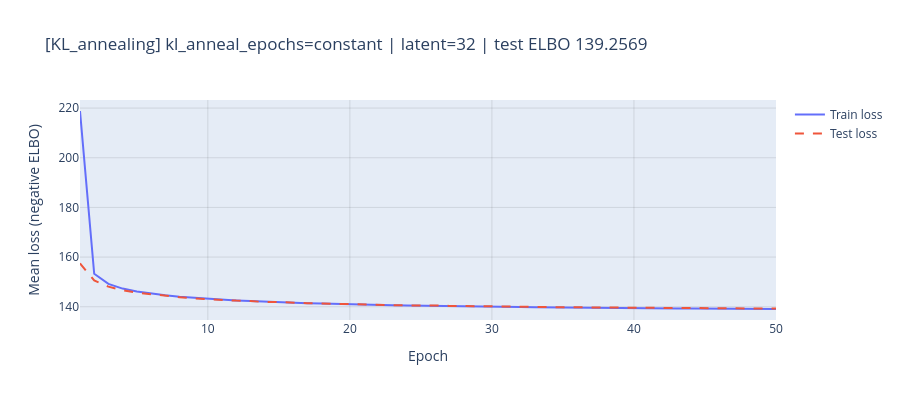
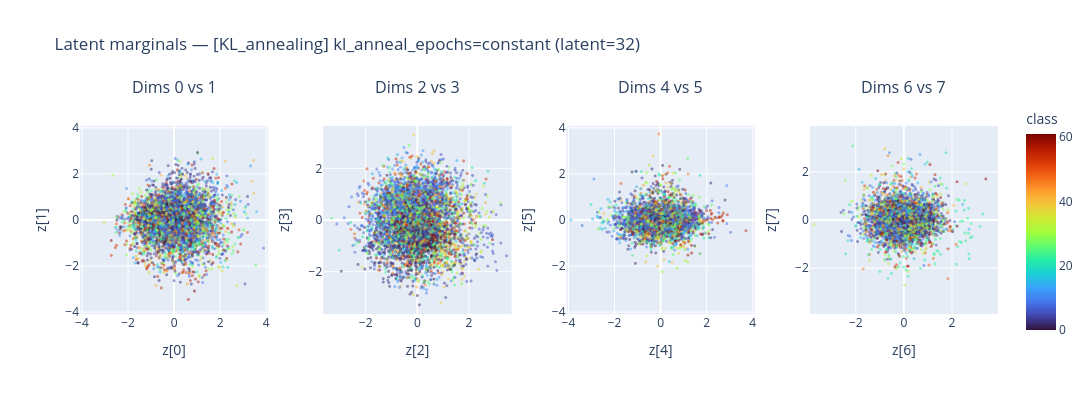
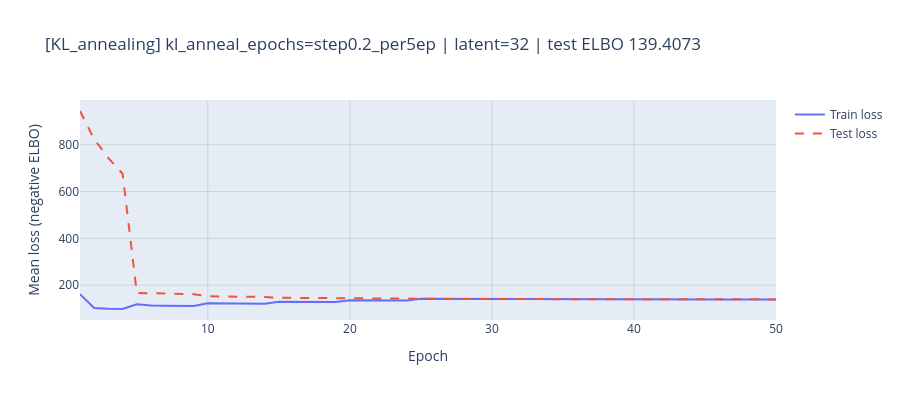

Notebook code cell kept with these figures, in order:
### Markdown cell above
Compares a **constant** $\beta = 1$ schedule against a **step** schedule that starts at $\beta = 0$ and increases $\beta$ by **0.2 every 5 epochs**, capped at 1.0 (`anneal_epochs=5`, with `KL_BETA_STEP = 0.2`):\n\n| epoch | 1–4 | 5–9 | 10–14 | 15–19 | 20–24 | $\geq 25$ |\n| :-- | :--: | :--: | :--: | :--: | :--: | :--: |\n| $\beta$ | 0.0 | 0.2 | 0.4 | 0.6 | 0.8 | 1.0 |\n\nThe schedule is `kl_beta(epoch, anneal_epochs)`, applied inside `train_one_epoch` through the `beta` argument of `VAE.forward`. Starting at $\beta = 0$ lets the model behave as a plain autoencoder first (learning image features) before the KL term gradually pulls the posterior toward $\mathcal{N}(0, I)$ — guarding against **posterior collapse**.\n\nCandidates are ranked by the **true** negative ELBO ($\beta = 1$), evaluated on the test set, so the comparison is fair.

### Code cell
# Stage 2 — KL annealing: constant β=1  vs  step +0.2 every 5 epochs (0→1)
run_search(
    stage='KL_annealing',
    param='kl_anneal_epochs',
    candidates=[('constant', 0), ('step0.2_per5ep', 5)],
)

### Figure 1 — Plotly figure (JSON) as saved in the notebook; plotly's stock layout.template omitted (floating-point values rounded to 4 significant figures)
{"data": [{"mode": "lines", "name": "Train loss", "type": "scatter", "x": [1, 2, 3, 4, 5, 6, 7, 8, 9, 10, 11, 12, 13, 14, 15, 16, 17, 18, 19, 20, 21, 22, 23, 24, 25, 26, 27, 28, 29, 30, 31, 32, 33, 34, 35, 36, 37, 38, 39, 40, 41, 42, 43, 44, 45, 46, 47, 48, 49, 50], "y": [218.8, 153.3, 149.2, 147.3, 146.2, 145.3, 144.6, 144.0, 143.6, 143.2, 142.8, 142.5, 142.3, 142.0, 141.8, 141.6, 141.4, 141.3, 141.1, 141.0, 140.8, 140.7, 140.6, 140.5, 140.4, 140.3, 140.2, 140.1, 140.1, 140.0, 139.9, 139.9, 139.8, 139.8, 139.7, 139.6, 139.6, 139.5, 139.5, 139.5, 139.4, 139.4, 139.3, 139.3, 139.3, 139.2, 139.2, 139.1, 139.1, 139.1]}, {"line": {"dash": "dash"}, "mode": "lines", "name": "Test loss", "type": "scatter", "x": [1, 2, 3, 4, 5, 6, 7, 8, 9, 10, 11, 12, 13, 14, 15, 16, 17, 18, 19, 20, 21, 22, 23, 24, 25, 26, 27, 28, 29, 30, 31, 32, 33, 34, 35, 36, 37, 38, 39, 40, 41, 42, 43, 44, 45, 46, 47, 48, 49, 50], "y": [157.5, 150.6, 148.1, 146.7, 145.7, 145.0, 144.3, 143.9, 143.4, 143.1, 142.6, 142.5, 142.3, 141.9, 141.9, 141.5, 141.4, 141.3, 141.2, 140.9, 140.9, 140.8, 140.7, 140.5, 140.6, 140.5, 140.3, 140.3, 140.1, 140.1, 140.1, 140.0, 140.0, 139.8, 139.8, 139.7, 139.8, 139.8, 139.7, 139.6, 139.6, 139.5, 139.7, 139.4, 139.4, 139.5, 139.4, 139.3, 139.4, 139.3]}], "layout": {"height": 400, "title": {"text": "[KL_annealing] kl_anneal_epochs=constant | latent=32 | test ELBO 139.2569"}, "width": 900, "xaxis": {"gridcolor": "rgba(0,0,0,0.1)", "showgrid": true, "title": {"text": "Epoch"}}, "yaxis": {"gridcolor": "rgba(0,0,0,0.1)", "showgrid": true, "title": {"text": "Mean loss (negative ELBO)"}}}}

### Figure 2 — Plotly figure (JSON) as saved in the notebook; plotly's stock layout.template omitted (floating-point values rounded to 4 significant figures; data arrays with more than 128 entries replaced by an {"elided": "..."} marker saying what was removed)
{"data": [{"marker": {"cmax": 61, "cmin": 0, "color": {"elided": "5000 int values"}, "colorbar": {"title": {"text": "class"}}, "colorscale": [[0, "#30123b"], [0.07143, "#4145ab"], [0.1429, "#4675ed"], [0.2143, "#39a2fc"], [0.2857, "#1bcfd4"], [0.3571, "#24eca6"], [0.4286, "#61fc6c"], [0.5, "#a4fc3b"], [0.5714, "#d1e834"], [0.6429, "#f3c63a"], [0.7143, "#fe9b2d"], [0.7857, "#f36315"], [0.8571, "#d93806"], [0.9286, "#b11901"], [1, "#7a0402"]], "opacity": 0.5, "showscale": false, "size": 3}, "mode": "markers", "showlegend": false, "type": "scattergl", "x": {"elided": "5000 float values"}, "xaxis": "x", "y": {"elided": "5000 float values"}, "yaxis": "y"}, {"marker": {"cmax": 61, "cmin": 0, "color": {"elided": "5000 int values"}, "colorbar": {"title": {"text": "class"}}, "colorscale": [[0, "#30123b"], [0.07143, "#4145ab"], [0.1429, "#4675ed"], [0.2143, "#39a2fc"], [0.2857, "#1bcfd4"], [0.3571, "#24eca6"], [0.4286, "#61fc6c"], [0.5, "#a4fc3b"], [0.5714, "#d1e834"], [0.6429, "#f3c63a"], [0.7143, "#fe9b2d"], [0.7857, "#f36315"], [0.8571, "#d93806"], [0.9286, "#b11901"], [1, "#7a0402"]], "opacity": 0.5, "showscale": false, "size": 3}, "mode": "markers", "showlegend": false, "type": "scattergl", "x": {"elided": "5000 float values"}, "xaxis": "x2", "y": {"elided": "5000 float values"}, "yaxis": "y2"}, {"marker": {"cmax": 61, "cmin": 0, "color": {"elided": "5000 int values"}, "colorbar": {"title": {"text": "class"}}, "colorscale": [[0, "#30123b"], [0.07143, "#4145ab"], [0.1429, "#4675ed"], [0.2143, "#39a2fc"], [0.2857, "#1bcfd4"], [0.3571, "#24eca6"], [0.4286, "#61fc6c"], [0.5, "#a4fc3b"], [0.5714, "#d1e834"], [0.6429, "#f3c63a"], [0.7143, "#fe9b2d"], [0.7857, "#f36315"], [0.8571, "#d93806"], [0.9286, "#b11901"], [1, "#7a0402"]], "opacity": 0.5, "showscale": false, "size": 3}, "mode": "markers", "showlegend": false, "type": "scattergl", "x": {"elided": "5000 float values"}, "xaxis": "x3", "y": {"elided": "5000 float values"}, "yaxis": "y3"}, {"marker": {"cmax": 61, "cmin": 0, "color": {"elided": "5000 int values"}, "colorbar": {"title": {"text": "class"}}, "colorscale": [[0, "#30123b"], [0.07143, "#4145ab"], [0.1429, "#4675ed"], [0.2143, "#39a2fc"], [0.2857, "#1bcfd4"], [0.3571, "#24eca6"], [0.4286, "#61fc6c"], [0.5, "#a4fc3b"], [0.5714, "#d1e834"], [0.6429, "#f3c63a"], [0.7143, "#fe9b2d"], [0.7857, "#f36315"], [0.8571, "#d93806"], [0.9286, "#b11901"], [1, "#7a0402"]], "opacity": 0.5, "showscale": true, "size": 3}, "mode": "markers", "showlegend": false, "type": "scattergl", "x": {"elided": "5000 float values"}, "xaxis": "x4", "y": {"elided": "5000 float values"}, "yaxis": "y4"}], "layout": {"annotations": [{"font": {"size": 16}, "showarrow": false, "text": "Dims 0 vs 1", "x": 0.1025, "xanchor": "center", "xref": "paper", "y": 1, "yanchor": "bottom", "yref": "paper"}, {"font": {"size": 16}, "showarrow": false, "text": "Dims 2 vs 3", "x": 0.3675, "xanchor": "center", "xref": "paper", "y": 1, "yanchor": "bottom", "yref": "paper"}, {"font": {"size": 16}, "showarrow": false, "text": "Dims 4 vs 5", "x": 0.6325, "xanchor": "center", "xref": "paper", "y": 1, "yanchor": "bottom", "yref": "paper"}, {"font": {"size": 16}, "showarrow": false, "text": "Dims 6 vs 7", "x": 0.8975, "xanchor": "center", "xref": "paper", "y": 1, "yanchor": "bottom", "yref": "paper"}], "height": 420, "title": {"text": "Latent marginals — [KL_annealing] kl_anneal_epochs=constant (latent=32)"}, "width": 1760, "xaxis": {"anchor": "y", "constrain": "domain", "domain": [0, 0.205], "range": [-4.085, 4.085], "title": {"text": "z[0]"}}, "xaxis2": {"anchor": "y2", "constrain": "domain", "domain": [0.265, 0.47], "range": [-3.64, 3.64], "title": {"text": "z[2]"}}, "xaxis3": {"anchor": "y3", "constrain": "domain", "domain": [0.53, 0.735], "range": [-4.084, 4.084], "title": {"text": "z[4]"}}, "xaxis4": {"anchor": "y4", "constrain": "domain", "domain": [0.795, 1], "range": [-3.912, 3.912], "title": {"text": "z[6]"}}, "yaxis": {"anchor": "x", "constrain": "domain", "domain": [0, 1], "range": [-4.085, 4.085], "scaleanchor": "x", "scaleratio": 1, "title": {"text": "z[1]"}}, "yaxis2": {"anchor": "x2", "constrain": "domain", "domain": [0, 1], "range": [-3.64, 3.64], "scaleanchor": "x2", "scaleratio": 1, "title": {"text": "z[3]"}}, "yaxis3": {"anchor": "x3", "constrain": "domain", "domain": [0, 1], "range": [-4.084, 4.084], "scaleanchor": "x3", "scaleratio": 1, "title": {"text": "z[5]"}}, "yaxis4": {"anchor": "x4", "constrain": "domain", "domain": [0, 1], "range": [-3.912, 3.912], "scaleanchor": "x4", "scaleratio": 1, "title": {"text": "z[7]"}}}}

### Figure 3 — Plotly figure (JSON) as saved in the notebook; plotly's stock layout.template omitted (floating-point values rounded to 4 significant figures)
{"data": [{"mode": "lines", "name": "Train loss", "type": "scatter", "x": [1, 2, 3, 4, 5, 6, 7, 8, 9, 10, 11, 12, 13, 14, 15, 16, 17, 18, 19, 20, 21, 22, 23, 24, 25, 26, 27, 28, 29, 30, 31, 32, 33, 34, 35, 36, 37, 38, 39, 40, 41, 42, 43, 44, 45, 46, 47, 48, 49, 50], "y": [161.6, 102.8, 99.87, 98.39, 118.2, 113.8, 112.8, 112.1, 111.6, 122.6, 122.1, 121.7, 121.3, 120.9, 129.8, 129.4, 129.1, 128.8, 128.6, 136.0, 135.8, 135.5, 135.3, 135.1, 141.7, 141.5, 141.3, 141.2, 140.9, 140.8, 140.7, 140.6, 140.5, 140.3, 140.2, 140.1, 140.1, 140.0, 139.9, 139.8, 139.8, 139.7, 139.6, 139.6, 139.5, 139.4, 139.4, 139.4, 139.3, 139.3]}, {"line": {"dash": "dash"}, "mode": "lines", "name": "Test loss", "type": "scatter", "x": [1, 2, 3, 4, 5, 6, 7, 8, 9, 10, 11, 12, 13, 14, 15, 16, 17, 18, 19, 20, 21, 22, 23, 24, 25, 26, 27, 28, 29, 30, 31, 32, 33, 34, 35, 36, 37, 38, 39, 40, 41, 42, 43, 44, 45, 46, 47, 48, 49, 50], "y": [943.9, 823.3, 742.7, 676.1, 166.9, 165.2, 163.5, 163.0, 161.8, 152.6, 152.2, 151.6, 150.4, 150.0, 146.4, 145.8, 145.0, 145.1, 144.2, 143.1, 142.7, 142.6, 142.2, 142.1, 141.9, 141.3, 141.3, 141.2, 140.9, 140.8, 140.7, 140.6, 140.5, 140.4, 140.3, 140.2, 140.2, 140.2, 140.1, 139.8, 139.9, 139.9, 139.8, 139.8, 139.8, 139.8, 139.5, 139.5, 139.4, 139.4]}], "layout": {"height": 400, "title": {"text": "[KL_annealing] kl_anneal_epochs=step0.2_per5ep | latent=32 | test ELBO 139.4073"}, "width": 900, "xaxis": {"gridcolor": "rgba(0,0,0,0.1)", "showgrid": true, "title": {"text": "Epoch"}}, "yaxis": {"gridcolor": "rgba(0,0,0,0.1)", "showgrid": true, "title": {"text": "Mean loss (negative ELBO)"}}}}
